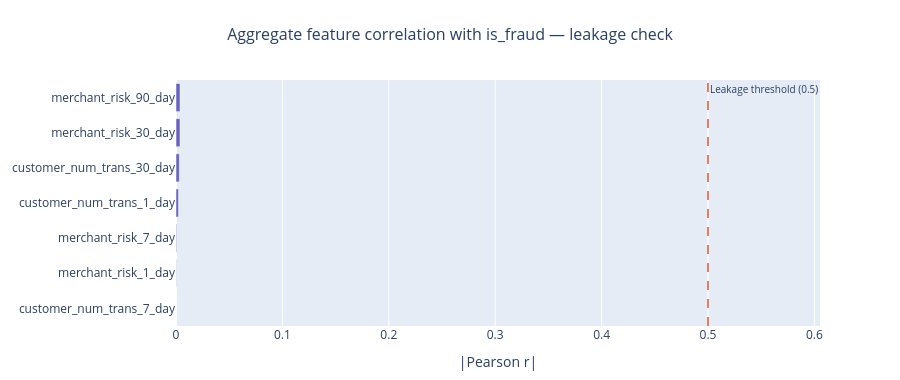

Write notebook code for a chart like this one.
### Code cell
# ============================================================
# Verify Aggregate Features Are Backward-Looking
# ============================================================

# Aggregate / velocity-style columns available in X_train
velocity_cols = [
    "customer_num_trans_1_day",
    "customer_num_trans_7_day",
    "customer_num_trans_30_day",
    "merchant_risk_1_day",
    "merchant_risk_7_day",
    "merchant_risk_30_day",
    "merchant_risk_90_day",
]

TARGET = "is_fraud"


# ============================================================
# Prepare Train Data for Leakage Check
# ============================================================

# Make sure y_train is a DataFrame with is_fraud column
if isinstance(y_train, pd.Series):
    y_train_check = y_train.to_frame(name=TARGET)
else:
    y_train_check = y_train.copy()

# Combine X_train + y_train for train-only leakage check
train_check = pd.concat(
    [
        X_train.reset_index(drop=True),
        y_train_check.reset_index(drop=True),
    ],
    axis=1,
)


# ============================================================
# Validate Required Columns
# ============================================================

missing_cols = [col for col in velocity_cols + [TARGET] if col not in train_check.columns]

if missing_cols:
    raise KeyError(f"Missing columns for leakage check: {missing_cols}")


# ============================================================
# Correlation Check on Train Only
# ============================================================

corr_check = (
    train_check[velocity_cols + [TARGET]]
    .corr(numeric_only=True)[TARGET]
    .drop(TARGET)
    .abs()
    .sort_values(ascending=False)
)

print("Correlation of aggregate features with is_fraud using train set only:")
print(corr_check.round(4).to_string())
print()


# ============================================================
# Flag Suspiciously High Correlations
# ============================================================

leaky = corr_check[corr_check > 0.5]

if leaky.empty:
    print("No suspiciously high correlations detected; all correlations are below 0.5.")
else:
    print("Suspiciously high correlations — investigate these features:")
    print(leaky.round(4).to_string())


# ============================================================
# Visualize Correlation Check
# ============================================================

fig = go.Figure(
    go.Bar(
        x=corr_check.values,
        y=corr_check.index,
        orientation="h",
        marker_color=[
            FRAUD_COLOR if v > 0.5 else LEGIT_COLOR
            for v in corr_check.values
        ],
        marker_line_color="white",
        marker_line_width=0.5,
        opacity=0.85,
        hovertemplate="%{y}<br>|Correlation|: %{x:.4f}<extra></extra>",
    )
)

fig.add_vline(
    x=0.5,
    line=dict(color=FRAUD_COLOR, dash="dash", width=1.5),
    annotation_text="Leakage threshold (0.5)",
    annotation_position="top right",
    annotation_font_size=10,
)

fig.update_layout(
    title=dict(
        text="Aggregate feature correlation with is_fraud — leakage check",
        x=0.5,
        font_size=16,
    ),
    xaxis=dict(title="|Pearson r|"),
    yaxis=dict(autorange="reversed"),
    height=380,
    margin=dict(t=80, b=40),
)

fig.show()

### Figure 1 — Plotly figure (JSON) as saved in the notebook; plotly's stock layout.template omitted (floating-point values rounded to 4 significant figures)
{"data": [{"hovertemplate": "%{y}<br>|Correlation|: %{x:.4f}<extra></extra>", "marker": {"color": ["#534AB7", "#534AB7", "#534AB7", "#534AB7", "#534AB7", "#534AB7", "#534AB7"], "line": {"color": "white", "width": 0.5}}, "opacity": 0.85, "orientation": "h", "type": "bar", "x": [0.003791, 0.003742, 0.003097, 0.002297, 0.0006341, 0.0003962, 4.271e-05], "y": ["merchant_risk_90_day", "merchant_risk_30_day", "customer_num_trans_30_day", "customer_num_trans_1_day", "merchant_risk_7_day", "merchant_risk_1_day", "customer_num_trans_7_day"]}], "layout": {"annotations": [{"font": {"size": 10}, "showarrow": false, "text": "Leakage threshold (0.5)", "x": 0.5, "xanchor": "left", "xref": "x", "y": 1, "yanchor": "top", "yref": "y domain"}], "height": 380, "margin": {"b": 40, "t": 80}, "shapes": [{"line": {"color": "#D85A30", "dash": "dash", "width": 1.5}, "type": "line", "x0": 0.5, "x1": 0.5, "xref": "x", "y0": 0, "y1": 1, "yref": "y domain"}], "title": {"font": {"size": 16}, "text": "Aggregate feature correlation with is_fraud — leakage check", "x": 0.5}, "xaxis": {"title": {"text": "|Pearson r|"}}, "yaxis": {"autorange": "reversed"}}}
